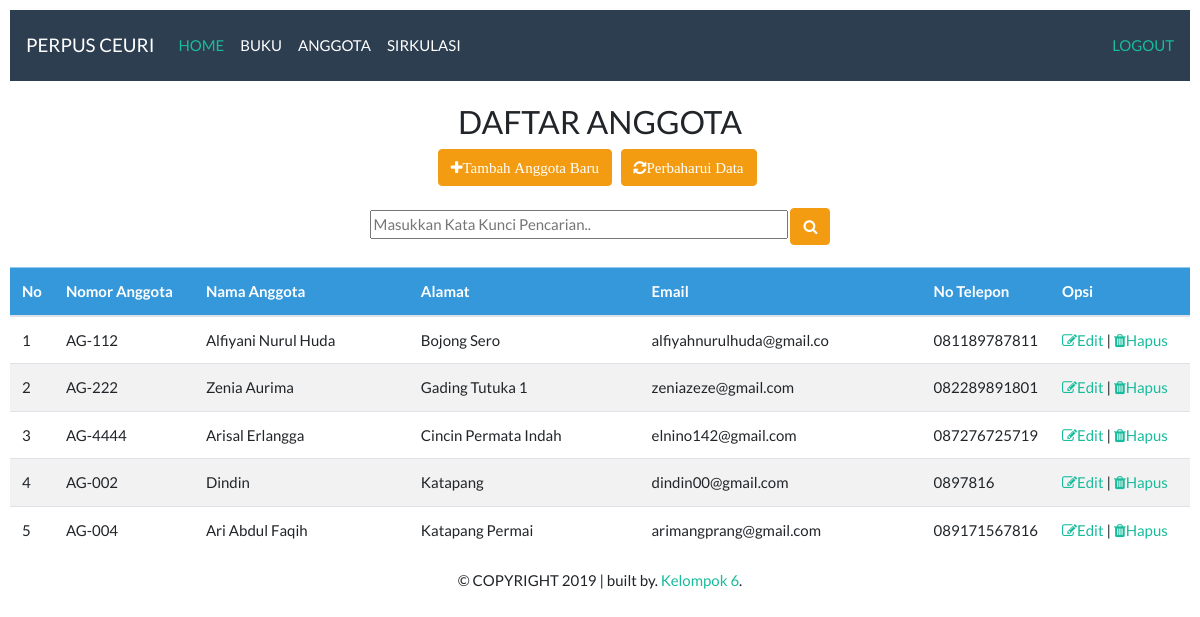
The app's page /daftar_anggota.php (signed in) with its own data.
### tables this page shows
CREATE TABLE `t_anggota` (
  `id` int(6) NOT NULL,
  `tanggal_entry` date DEFAULT NULL,
  `nomor_anggota` varchar(15) DEFAULT NULL,
  `nama` varchar(30) DEFAULT NULL,
  `alamat` varchar(35) NOT NULL,
  `email` varchar(25) NOT NULL,
  `no_telp` varchar(12) NOT NULL
);

### daftar_anggota.php (the view, shortened to what this page needs)
<!DOCTYPE html>
<html>
<head>
    <link rel="stylesheet" href="https://cdnjs.cloudflare.com/ajax/libs/font-awesome/4.7.0/css/font-awesome.min.css">
<body>
<?php
include_once "header.php"; ?>
  <br>
  <center>
  <h3>DAFTAR ANGGOTA</h3>
  <div>
  <a href="form_anggota.php"><button type="button" class="btn btn-warning"> <i class="fa fa-plus">Tambah Anggota Baru</i></button></a> &nbsp;
  <a href="daftar_anggota.php"><button type="button" class="btn btn-warning"> <i class="fa fa-refresh">Perbaharui Data</i></button></a> &nbsp;<br><br>
  <form action="" method="post">
          <input type="text" name="kata_kunci" size="50" autofocus placeholder="Masukkan Kata Kunci Pencarian.." autocomplete="off" id="keyword">
          <button type="submit" name="submit" class="btn btn-warning"> <i class="fa fa-search"></i></button>
          <br>
        </form><br>
  <table class="table table-hover" >
      <thead>
        <tr class="table-info">
              <th width="35px">No</th>
              <th width="140px">Nomor Anggota</th>
              <th>Nama Anggota</th>
              <th>Alamat</th>
              <th>Email</th>
              <th width="120px">No Telepon</th>
              <th width="140px">Opsi</th>
          </tr>
      </thead>
      <tbody>
<?php
     include "koneksi.php";
     if (isset($_POST['submit'])) {
       $kata_kunci = '%'.$_POST['kata_kunci'].'%';
      $sql = "select * from t_anggota where nama like '$kata_kunci' or alamat like '$kata_kunci'";
     }else{
       $sql="select *from t_anggota order by tanggal_entry desc limit 5";
     }
      $hasil = mysqli_query ($conn, $sql);
      $nomor=1;
     while ($data = mysqli_fetch_array($hasil))
     {
	  echo "<tr>";
      echo "<td>".$nomor . "</td>";
      echo "<td>".$data['nomor_anggota'] ."</td>";
      echo "<td>".$data['nama'] ."</td>";
      echo "<td>".$data['alamat'] ."</td>";
      echo "<td>".$data['email'] ."</td>";
      echo "<td>".$data['no_telp'] ."</td>";
       $nomor++;
       echo '<td><a href="form_anggota_edit.php?id='.$data['id'].'"><i class="fa fa-edit"></i>Edit</a> | <a href="hapus_anggota.php?id='.$data['id'].'" onclick="return confirm(\'Apakah Anda Yakin ingin menghapus data anggota?\')"><i class="fa fa-trash"></i>Hapus</a></td>';
       echo "</tr>";
    }
 ?>
</tbody>
</table>
<?php include_once "footer.php";
?>

### daftar_anggota.php (style rules this page uses)
th { background-color: MediumSeaGreen; color: white; height: 25px; }
body { padding: 10px; font-size: 16px; font-family: Calibri; }
table { border-collapse: collapse; }
td { padding :3pt; }
tr:nth-child(even) { background-color: #f2f2f2; }
button { background-color: Orange; color: white; padding: 12px 18px; margin: 8px 0; border: none; cursor: pointer; }

### records on screen
t_anggota: nomor_anggota "AG-112", nama "Alfiyani Nurul Huda", alamat "Bojong Sero", email "alfiyahnurulhuda@gmail.co", no_telp "081189787811"
t_anggota: nomor_anggota "AG-222", nama "Zenia Aurima", alamat "Gading Tutuka 1", email "zeniazeze@gmail.com", no_telp "082289891801"
t_anggota: nomor_anggota "AG-4444", nama "Arisal Erlangga", alamat "Cincin Permata Indah", email "elnino142@gmail.com", no_telp "087276725719"
t_anggota: nomor_anggota "AG-002", nama "Dindin", alamat "Katapang", email "dindin00@gmail.com", no_telp "0897816"
t_anggota: nomor_anggota "AG-004", nama "Ari Abdul Faqih", alamat "Katapang Permai", email "arimangprang@gmail.com", no_telp "089171567816"
